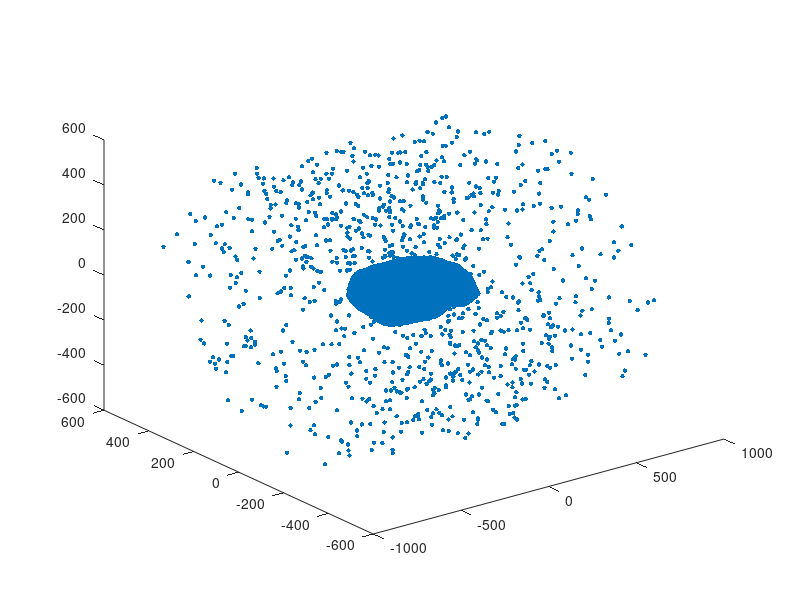

MATLAB code to generate this figure:
clc,clear all
% load itokawa2.txt
d = importdata('itokawa2.txt');
 F = 25350;
% F = 99846;
xi = d(1:F,2);
yi = d(1:F,3);
zi = d(1:F,4);

sc = 1000;

 fx=(sc).*xi;
fy=(sc).*yi;
fz=(sc).*zi;
 plot3(fx,fy,fz,'.')

fileID = fopen('input_withcharge.txt','w');

den = 1900;
rad = 20;


K = 1;
N = 999;

fprintf(fileID,'LAMMPS read \n');
fprintf(fileID,'\n%i ',ceil(F/K)+N+1);
fprintf(fileID,'atoms\n');
fprintf(fileID,'6 atom types\n');
fprintf(fileID,'-1000 1000 xlo xhi\n');
fprintf(fileID,'-1000 1000 ylo yhi\n');
fprintf(fileID,'-1000 1000 zlo zhi\n');
fprintf(fileID,'\nAtoms\n\n');

 hold on
% figure
for i = 1:K:length(xi)
  
fprintf(fileID,'%i %i %.4f %.4f %.4f %.4f %.4f %.4f \n',ceil(i/K),1,fx(i),fy(i),fz(i),0,rad,den);
end


rmin = 200;
rmax= 600;h= 700;


count = 0;
p_r = 5;

d_p = 1900;
m=(4/3)*pi*((p_r/2)^3)*d_p;
% G=6.67e-11;
G=1;
C=8.987e9;
q=sqrt(G/C)*m;
q1=sqrt(G/C)*(4/3)*pi*((1/2)^3)*d_p;
q2=sqrt(G/C)*(4/3)*pi*((2/2)^3)*d_p;
q3=sqrt(G/C)*(4/3)*pi*((3/2)^3)*d_p;
q4=sqrt(G/C)*(4/3)*pi*((4/2)^3)*d_p;

% o=0;

while count<=N
 count = count+1;
x(count) = 2*rand*h-h;
z(count) = 2*rmax*rand-rmax;
y(count) = 2*rmax*rand-rmax;
r(count) = sqrt(y(count)^2+z(count)^2);


if r(count)<rmin|r(count)>rmax
    count = count - 1;
     continue;
end

o=0;

    for k = (count-1):-1:1
        d = sqrt((x(count) - x(k))^2 + (y(count) - y(k))^2+(z(count) - z(k))^2);
        if(d<=2*p_r)            
            o=o+1;
         end
        
    end
    
if(o==0) 
       
    if(mod(count,5)==0)
        fprintf(fileID,'%i %i %.4f %.4f %.4f %.4f %.4f %.4f \n',ceil(i/K)+count,2,x(count),y(count),z(count),q1,1,d_p);
    elseif(mod(count,5)==1)
         fprintf(fileID,'%i %i %.4f %.4f %.4f %.4f %.4f %.4f \n',ceil(i/K)+count,3,x(count),y(count),z(count),q2,2,d_p);
    elseif(mod(count,5)==2)
         fprintf(fileID,'%i %i %.4f %.4f %.4f %.4f %.4f %.4f \n',ceil(i/K)+count,4,x(count),y(count),z(count),q3,3,d_p);
    elseif(mod(count,5)==3)
         fprintf(fileID,'%i %i %.4f %.4f %.4f %.4f %.4f %.4f \n',ceil(i/K)+count,5,x(count),y(count),z(count),q4,4,d_p);
    else
        fprintf(fileID,'%i %i %.4f %.4f %.4f %.4f %.4f %.4f \n',ceil(i/K)+count,6,x(count),y(count),z(count),q,5,d_p);
    end
        
else
    count=count-1;
end


end

% Calculation of intial speed
    
   scatter3(x,y,z,10,'filled')
fclose(fileID);
